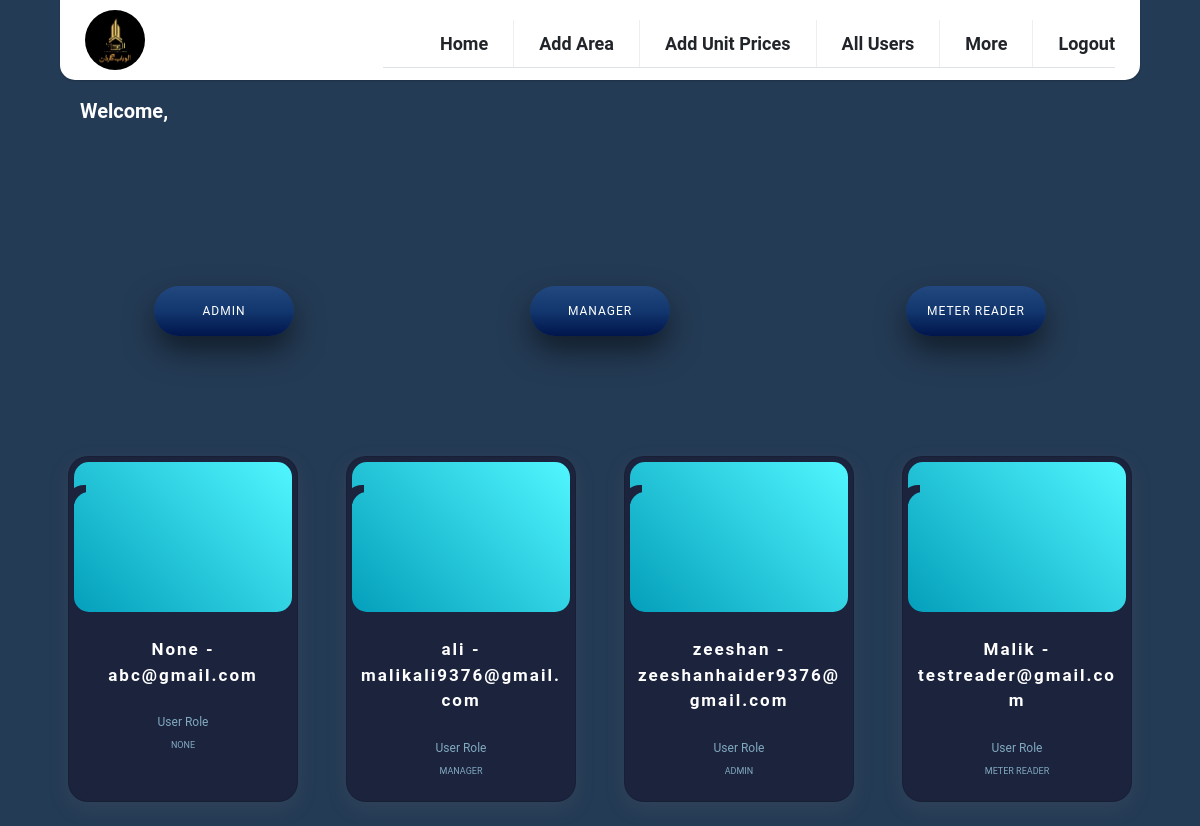
Page /User/AllUsers/ on the committed database.
### Users/models.py (models this page shows, shortened)
class CustomUser(AbstractBaseUser, PermissionsMixin):
    roles = [
        ('Admin', 'Admin'),
        ('Manager', 'Manager'),
        ('Meter Reader', 'Meter Reader'),
    ]
    email = models.EmailField(unique=True)
    username = models.CharField(max_length=155, null=True, unique=True)
    role = models.CharField(choices=roles,default=None,null=True, max_length=50)
    first_name = models.CharField(max_length=30, blank=True)
    last_name = models.CharField(max_length=30, blank=True)
    date_joined = models.DateTimeField(auto_now_add=True)
    is_active = models.BooleanField(default=True)
    is_staff = models.BooleanField(default=False)
    objects = CustomUserManager()
    USERNAME_FIELD = 'email'
    REQUIRED_FIELDS = []

### Users/views.py (the view)
# urls.py: path('AllUsers/',ShowAllUsers.as_view(), name='All_Users'),
class ShowAllUsers(View):
    def get(self,request,*args, **kwargs):
        admin = request.GET.get('admin', None)
        manager = request.GET.get('manager', None)
        m_reader = request.GET.get('m_reader', None)
        print(admin, manager, m_reader)
        users = CustomUser.objects.all()
        if admin:
            users = users.filter(
            role='Admin'
            )
        elif manager:
            users = users.filter(
            role='Manager'
            )
        elif m_reader:
            users = users.filter(
            role='Meter Reader'
            )
        context = {}
        context['users'] = users
        return render(request, 'user_list.html', context)

### templates/user_list.html (shortened to what this page needs)
{% extends "base_site.html" %} {% block title %} Admin | Users {% endblock %}
{%block content %} {% load static %}
<div class="row cards-row">
  <form
    class="row blocks d-flex justify-content-center align-items-center my-5"
    method="GET"
    id="filter_form"
  >
    <div class="col-lg-4 d-flex justify-content-center align-items-center mt-5">
      <button
        class="btn"
        onclick="document.getElementById('admin').value='A'; document.getElementById('filter_form').submit(); return false;"
      >
        <span class="btn-text-one">Admin</span>
      </button>
    </div>
    <div class="col-lg-4 d-flex justify-content-center align-items-center mt-5">
      <button
        class="btn"
        onclick="document.getElementById('manager').value='M'; document.getElementById('filter_form').submit(); return false;"
      >
        <span class="btn-text-one">Manager</span>
      </button>
    </div>
    <div class="col-lg-4 d-flex justify-content-center align-items-center mt-5">
      <button
        class="btn"
        onclick="document.getElementById('MR').value='MR'; document.getElementById('filter_form').submit(); return false;"
      >
        <span class="btn-text-one">Meter Reader</span>
      </button>
    </div>
  </form>
  {%for i in users%}
  <div class="card col-lg-3 col-sm-12 col-md-6 mx-4 my-4">
    <a href="{% url 'area_details' area_id=i.id %}">
      <div class="top-section d-flex justify-content-center align-items-center">
      </div>
    </a>
    <div class="bottom-section">
      <span class="title">{{i.username}} - {{i.email}}</span>
      <div class="row row1">
        <div class="item">
          <span class="big-text">User Role</span>
          <span class="regular-text">{{i.role|upper }}</span>
        </div>
      </div>
    </div>
  </div>
  {%endfor%}
</div>
{% endblock %}

### templates/base_site.html (shortened to what this page needs)
<!DOCTYPE html>
{% load static %}
<html lang="en">
<head>
  <link href="https://cdn.jsdelivr.net/npm/bootstrap@5.0.2/dist/css/bootstrap.min.css" rel="stylesheet"
 />
  <link rel="stylesheet" href="{% static 'css/styles.css'%}" />
</head>
<body>
  <header>
    <div class="nav-wrapper">
      <div class="logo-container">
        <img class="logo" style="border-radius: 50%" src="{% static 'css/logo.jpg'%}" alt="Logo" />
      </div>
      <nav>
        <div class="nav-container">
          <ul class="nav-tabs">
            <li class="nav-tab">
              <a class="text-decoration-none text-dark" href="/home/">Home</a>
            </li>
            <li class="nav-tab">
              <a class="text-decoration-none text-dark" href="/home/Addhouse/">Add Area</a>
            </li>
            <li class="nav-tab">
              <a class="text-decoration-none text-dark" href="/charges/Add/">Add Unit Prices</a>
            </li>
            <li class="nav-tab">
              <a class="text-decoration-none text-dark" href="/User/AllUsers/">All Users</a>
            </li>
            <li class="nav-tab">
              <a class="text-decoration-none text-dark" href="/admin/">More</a>
            </li>
            <li class="nav-tab">
              <a class="text-decoration-none text-dark" href="/home/logout/">Logout</a>
            </li>
          </ul>
        </div>
      </nav>
    </div>
  </header>
  <div class="username fw-bold" style="font-size: 20px; padding: 1rem 5rem; color: white">
    Welcome, {{request.user.username|upper}}
  </div>
  <main>{% block content %} {% endblock %}</main>
</body>
</html>

### static/css/styles.css (style rules this page uses)
html, body { margin: 0; height: 100vh; width: 100vw; }
body { font-family: "Roboto", sans-serif; background-color: #243b55; }
.nav-wrapper { display: flex; position: relative; flex-direction: row; flex-wrap: nowrap; align-items: center; justify-content: space-between; margin: auto; width: 90%; height: 80px; border-radius: 0 0 15px 15px; padding: 0 25px; z-index: 2; background: #fff; box-shadow: 0 1px 2px rgba(0, 0, 0, 0.2); }
.logo-container { display: flex; justify-content: center; align-items: center; }
.logo { height: 60px; }
.nav-tabs { display: flex; font-weight: 600; font-size: 18px; list-style: none; }
.nav-tab:not(:last-child) { padding: 10px 25px; margin: 0; border-right: 1px solid #eee; }
.nav-tab:last-child { padding: 10px 0 0 25px; }
.nav-tab, .menu-btn { cursor: pointer; }
.card { width: 230px; border-radius: 20px; background: #1b233d; padding: 5px; overflow: hidden; box-shadow: rgba(100, 100, 111, 0.2) 0px 7px 20px 0px; transition: transform 0.5s cubic-bezier(0.175, 0.885, 0.32, 1.275); }
.card .top-section { height: 150px; border-radius: 15px; display: flex; flex-direction: column; background: linear-gradient(45deg, rgb(4, 159, 187) 0%, rgb(80, 246, 255) 100%); position: relative; }
.card .top-section::before { content: ""; position: absolute; top: 30px; left: 0; background: rgba(255, 255, 255, 0); height: 15px; width: 15px; border-top-left-radius: 15px; box-shadow: -5px -5px 0 2px #1b233d; }
.card .bottom-section { margin-top: 15px; padding: 10px 5px; }
.card .bottom-section .title { display: block; font-size: 17px; font-weight: bolder; color: white; text-align: center; letter-spacing: 2px; }
.card .bottom-section .row { display: flex; justify-content: space-between; margin-top: 20px; }
.card .bottom-section .row .item { flex: 30%; text-align: center; padding: 5px; color: rgba(170, 222, 243, 0.721); }
.card .bottom-section .row .item .big-text { font-size: 12px; display: block; }
.card .bottom-section .row .item .regular-text { font-size: 9px; }
.cards-row { padding: 9rem; display: flex; justify-content: center; }
:root { --white: #afafaf; --red: #e31b23; --bodyColor: #292a2b; --borderFormEls: hsl(0, 0%, 10%); --bgFormEls: hsl(0, 0%, 14%); --bgFormElsFocus: hsl(0, 7%, 20%); }
.my-form input, select, textarea, button { font-family: inherit; font-size: 100%; }
@media screen and (min-width: 600px) { .cards-row { padding: 0rem !important; } }
.blocks .btn { width: 140px; height: 50px; background: linear-gradient(to top, #00154c, #12376e, #23487f); color: #fff; border-radius: 50px; border: none; outline: none; cursor: pointer; position: relative; box-shadow: 0 15px 30px rgba(0, 0, 0, 0.5); overflow: hidden; }
.blocks .btn span { font-size: 12px; text-transform: uppercase; letter-spacing: 1px; transition: top 0.5s; }
.blocks { padding: 3rem; }
.blocks .btn-text-one { position: absolute; width: 100%; top: 50%; left: 0; transform: translateY(-50%); }

### rows in the picture
CustomUser: username "None", email "abc@gmail.com", role "NONE"
CustomUser: username "ali", email "malikali9376@gmail.com", role "MANAGER"
CustomUser: username "zeeshan", email "zeeshanhaider9376@gmail.com", role "ADMIN"
CustomUser: username "Malik", email "testreader@gmail.com", role "METER READER"
